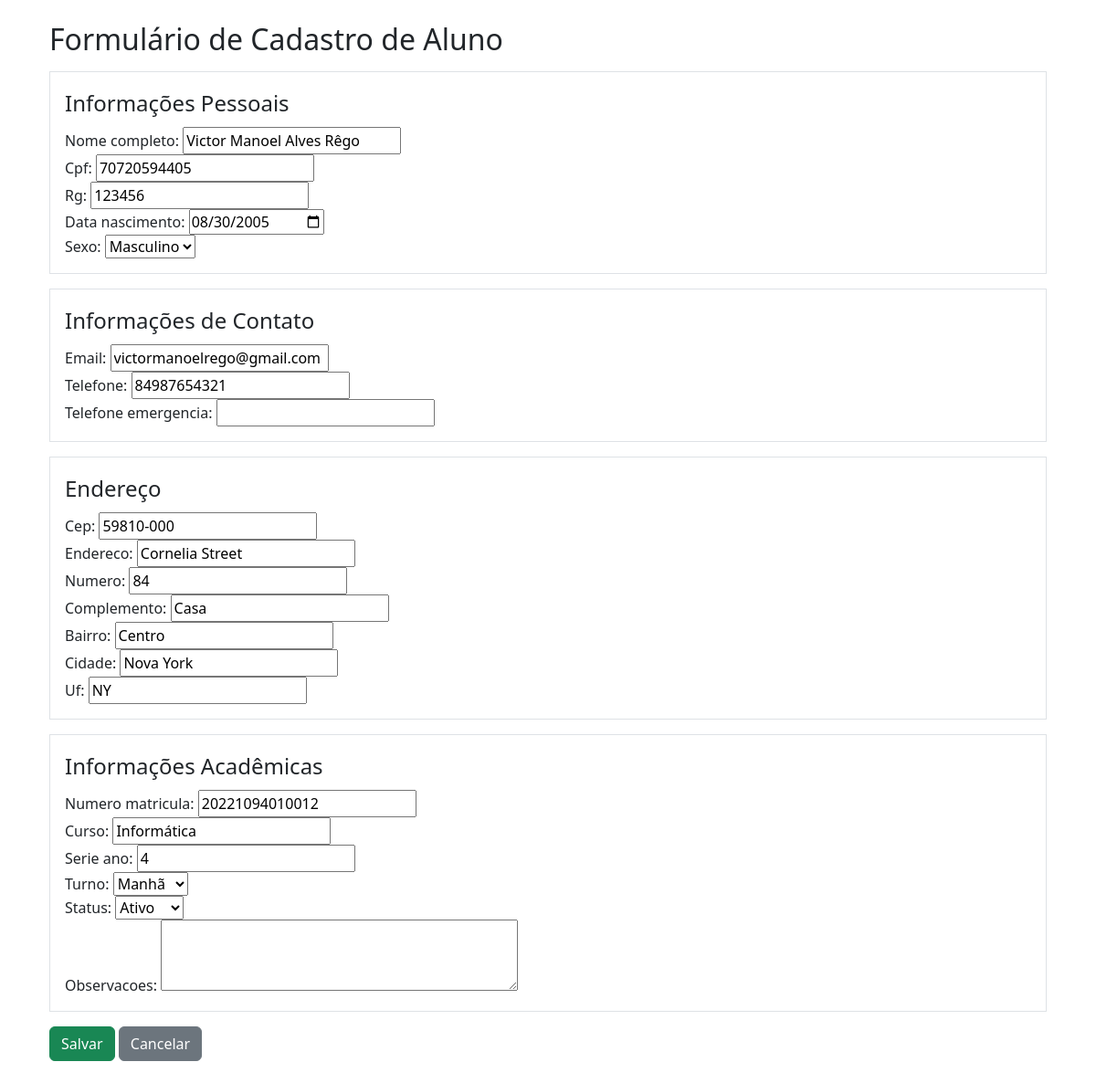
Screenshot of /editar/1/ with the database file from the repository.
### alunos/models.py (models this page shows, shortened)
class Aluno(models.Model):
    nome_completo = models.CharField(max_length=150)
    cpf = models.CharField(max_length=14, unique=True)
    rg = models.CharField(max_length=20, blank=True, null=True)
    data_nascimento = models.DateField()
    sexo = models.CharField(
        max_length=10,
        choices=[("M", "Masculino"), ("F", "Feminino"), ("O", "Outro")]
    )
    email = models.EmailField(unique=True)
    telefone = models.CharField(max_length=15)
    telefone_emergencia = models.CharField(max_length=15, blank=True, null=True)
    cep = models.CharField(max_length=9)
    endereco = models.CharField(max_length=150)
    numero = models.CharField(max_length=10)
    complemento = models.CharField(max_length=50, blank=True, null=True)
    bairro = models.CharField(max_length=100)
    cidade = models.CharField(max_length=100)
    uf = models.CharField(max_length=2)
    numero_matricula = models.CharField(max_length=20, unique=True)
    curso = models.CharField(max_length=100)
    serie_ano = models.CharField(max_length=20)
    turno = models.CharField(
        max_length=20,
        choices=[
            ("Manhã", "Manhã"),
            ("Tarde", "Tarde"),
            ("Noite", "Noite"),
            ("Integral", "Integral"),
        ]
    )
    status = models.CharField(
        max_length=10,
        choices=[("Ativo", "Ativo"), ("Inativo", "Inativo")],
        default="Ativo"
    )
    observacoes = models.TextField(blank=True, null=True)

### alunos/views.py (the view)
# urls.py: path('editar/<int:id>/', views.editar_aluno, name='editar_aluno'),
def editar_aluno(request, id):
    aluno = get_object_or_404(Aluno, id=id)
    if request.method == 'POST':
        form = AlunoForm(request.POST, instance=aluno)
        if form.is_valid():
            form.save()
            return redirect('listar_alunos')
    else:
        form = AlunoForm(instance=aluno)
    return render(request, 'alunos/form.html', {'form': form})

### alunos/forms.py
class AlunoForm(forms.ModelForm):
    class Meta:
        model = Aluno
        fields = '__all__'
        widgets = {
            'data_nascimento': forms.DateInput(attrs={'type': 'date'}),
            'observacoes': forms.Textarea(attrs={'rows': 3}),
        }

### alunos/templates/alunos/form.html (shortened to what this page needs)
<!DOCTYPE html>
<html lang="pt-BR">
<head>
    <link href="https://cdn.jsdelivr.net/npm/bootstrap@5.3.0/dist/css/bootstrap.min.css" rel="stylesheet">
</head>
<body class="container p-4">
<h2>Formulário de Cadastro de Aluno</h2>
<form method="post" class="mt-3">
    <fieldset class="border p-3 mb-3">
        <legend>Informações Pessoais</legend>
        {{ form.nome_completo.label_tag }} {{ form.nome_completo }}<br>
        {{ form.cpf.label_tag }} {{ form.cpf }}<br>
        {{ form.rg.label_tag }} {{ form.rg }}<br>
        {{ form.data_nascimento.label_tag }} {{ form.data_nascimento }}<br>
        {{ form.sexo.label_tag }} {{ form.sexo }}
    </fieldset>
    <fieldset class="border p-3 mb-3">
        <legend>Informações de Contato</legend>
        {{ form.email.label_tag }} {{ form.email }}<br>
        {{ form.telefone.label_tag }} {{ form.telefone }}<br>
        {{ form.telefone_emergencia.label_tag }} {{ form.telefone_emergencia }}
    </fieldset>
    <fieldset class="border p-3 mb-3">
        <legend>Endereço</legend>
        {{ form.cep.label_tag }} {{ form.cep }}<br>
        {{ form.endereco.label_tag }} {{ form.endereco }}<br>
        {{ form.numero.label_tag }} {{ form.numero }}<br>
        {{ form.complemento.label_tag }} {{ form.complemento }}<br>
        {{ form.bairro.label_tag }} {{ form.bairro }}<br>
        {{ form.cidade.label_tag }} {{ form.cidade }}<br>
        {{ form.uf.label_tag }} {{ form.uf }}
    </fieldset>
    <fieldset class="border p-3 mb-3">
        <legend>Informações Acadêmicas</legend>
        {{ form.numero_matricula.label_tag }} {{ form.numero_matricula }}<br>
        {{ form.curso.label_tag }} {{ form.curso }}<br>
        {{ form.serie_ano.label_tag }} {{ form.serie_ano }}<br>
        {{ form.turno.label_tag }} {{ form.turno }}<br>
        {{ form.status.label_tag }} {{ form.status }}<br>
        {{ form.observacoes.label_tag }} {{ form.observacoes }}
    </fieldset>
    <button type="submit" class="btn btn-success">Salvar</button>
    <a href="{% url 'listar_alunos' %}" class="btn btn-secondary">Cancelar</a>
</form>
</body>
</html>

### rows the page displays
Aluno: nome_completo "Victor Manoel Alves Rêgo", cpf "70720594405", rg "123456", data_nascimento "08/30/2005", sexo "Masculino", email "victormanoelrego@gmail.com", telefone "84987654321", cep "59810-000", endereco "Cornelia Street", numero "84", complemento "Casa", bairro "Centro", cidade "Nova York", uf "NY", numero_matricula "20221094010012", curso "Informática", serie_ano "4", turno "Manhã", status "Ativo"
